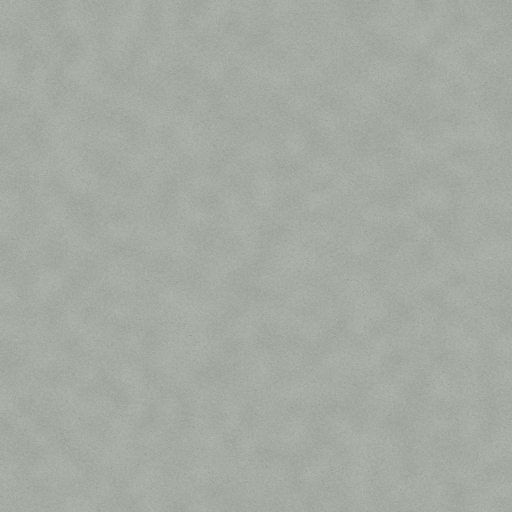
#> input picture Game/recursion/astra/ward_linoleum.jpg, 1024 x 1024 px (shown at 1/2 size)
$ python make_ward_floor.py
#> lines starting #> are read from the running program, lines starting #| are printed output that depends on the picture
"""The ward's floor texture: linoleum tiles with their joints drawn in, 2 x 2 tiles a picture
(Game/recursion/astra/ward_floor_tiles.jpg, from astra's ward_linoleum.jpg). A tile is 12 world
units, so the material tiles it with "tileSize": 24. The joints were thin strips of geometry before:
thinner than a pixel from across the room, they broke into dashes and vanished; in the texture they
fade evenly with distance.

    python3 tools/make_ward_floor.py
"""
import os, random
from PIL import Image, ImageDraw, ImageEnhance, ImageFilter

ROOT = os.path.abspath(os.path.join(os.path.dirname(__file__), '..'))
SOURCE = os.path.join(ROOT, 'Game/recursion/astra/ward_linoleum.jpg')
OUT = os.path.join(ROOT, 'Game/recursion/astra/ward_floor_tiles.jpg')
SIZE, TILE = 1024, 512
JOINT = 5               # pixels: 0.1 of a 12 unit tile

random.seed(7)
linoleum = Image.open(SOURCE).convert('RGB')
#> linoleum is the input picture: PIL image 1024x1024 RGB; mean R, G, B 164.7, 169.7, 162.7
floor = Image.new('RGB', (SIZE, SIZE))
#> floor: PIL image 1024x1024 RGB; every value is 0
for row in range(2):
    for column in range(2):
        # each tile its own piece of the linoleum, turned, a touch lighter or darker
        x, y = random.randrange(0, 1024 - TILE), random.randrange(0, 1024 - TILE)
        tile = linoleum.crop((x, y, x + TILE, y + TILE)).rotate(90 * random.randrange(4))
        tile = ImageEnhance.Brightness(tile).enhance(random.uniform(0.97, 1.03))
        floor.paste(tile, (column * TILE, row * TILE))
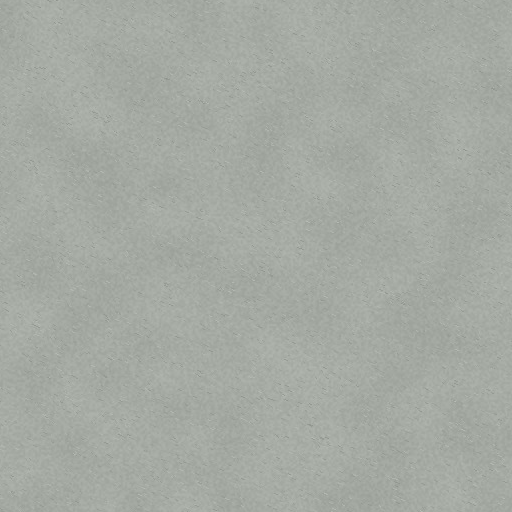
#> tile: PIL image 512x512 RGB; mean R, G, B 164.8, 169.8, 162.8
# the joints: along every tile's edges (the picture's own edges too: it repeats there)
joints = Image.new('L', (SIZE, SIZE), 0)
#> joints: PIL image 1024x1024 L; every value is 0
draw = ImageDraw.Draw(joints)
for edge in (0, TILE, SIZE):
    draw.rectangle((edge - JOINT // 2, 0, edge + JOINT // 2, SIZE), fill=255)
    draw.rectangle((0, edge - JOINT // 2, SIZE, edge + JOINT // 2), fill=255)
joints = joints.filter(ImageFilter.GaussianBlur(0.8))
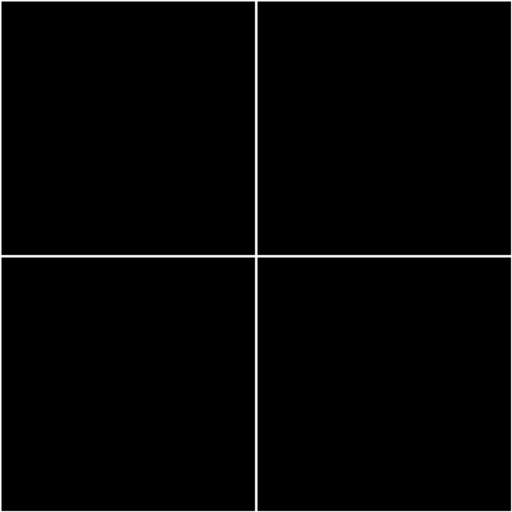
#> joints: PIL image 1024x1024 L (shown at 1/2 size); min 0, max 255, mean 5
dark = Image.eval(floor, lambda v: int(v * 0.3))
floor = Image.composite(dark, floor, joints)
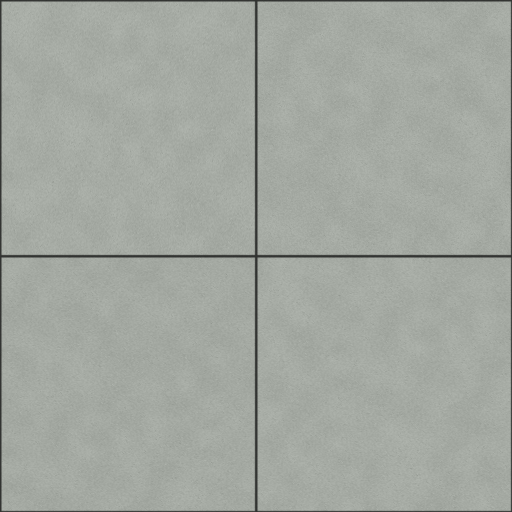
#> floor: PIL image 1024x1024 RGB (shown at 1/2 size); mean R, G, B 162.5, 167.4, 160.5
floor.save(OUT, quality=92)
print('wrote', os.path.relpath(OUT, ROOT), floor.size)
#| wrote Game/recursion/astra/ward_floor_tiles.jpg (1024, 1024)
